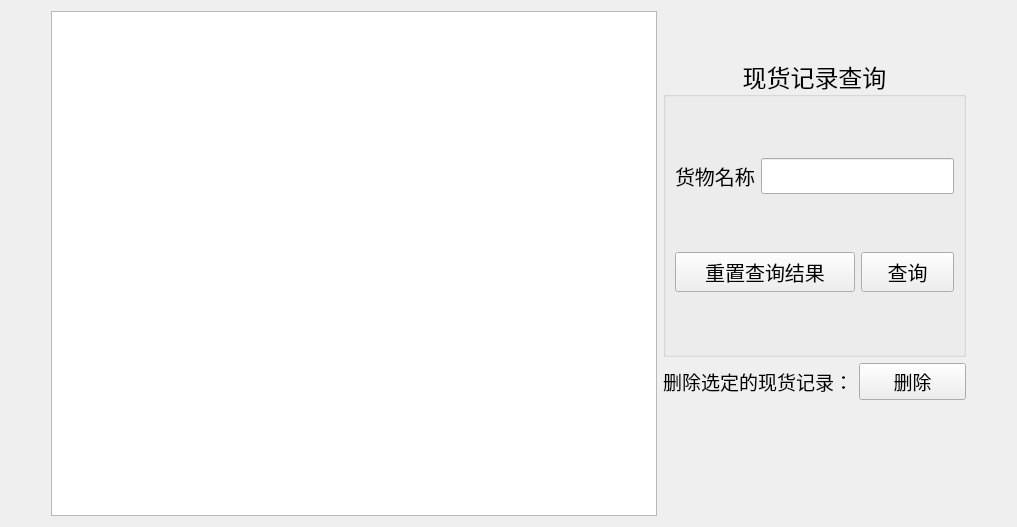
      <widget class="QWidget" name="stock">
       <layout class="QGridLayout" name="gridLayout_5">
        <item row="0" column="1" rowspan="4">
         <widget class="QTableView" name="tableView_stock">
          <property name="sizePolicy">
           <sizepolicy hsizetype="Expanding" vsizetype="Preferred">
            <horstretch>0</horstretch>
            <verstretch>0</verstretch>
           </sizepolicy>
          </property>
          <property name="minimumSize">
           <size>
            <width>606</width>
            <height>0</height>
           </size>
          </property>
          <property name="maximumSize">
           <size>
            <width>650</width>
            <height>16777215</height>
           </size>
          </property>
          <property name="contextMenuPolicy">
           <enum>Qt::DefaultContextMenu</enum>
          </property>
          <property name="layoutDirection">
           <enum>Qt::LeftToRight</enum>
          </property>
          <attribute name="verticalHeaderVisible">
           <bool>false</bool>
          </attribute>
         </widget>
        </item>
        <item row="3" column="3">
         <spacer name="verticalSpacer">
          <property name="orientation">
           <enum>Qt::Vertical</enum>
          </property>
          <property name="sizeHint" stdset="0">
           <size>
            <width>20</width>
            <height>110</height>
           </size>
          </property>
         </spacer>
        </item>
        <item row="2" column="4">
         <widget class="QPushButton" name="pushButton_10">
          <property name="font">
           <font>
            <family>楷体</family>
            <pointsize>14</pointsize>
           </font>
          </property>
          <property name="text">
           <string>删除</string>
          </property>
         </widget>
        </item>
        <item row="1" column="0">
         <spacer name="horizontalSpacer_7">
          <property name="orientation">
           <enum>Qt::Horizontal</enum>
          </property>
          <property name="sizeHint" stdset="0">
           <size>
            <width>40</width>
            <height>20</height>
           </size>
          </property>
         </spacer>
        </item>
        <item row="2" column="3">
         <widget class="QLabel" name="label_9">
          <property name="font">
           <font>
            <family>楷体</family>
            <pointsize>14</pointsize>
           </font>
          </property>
          <property name="text">
           <string>删除选定的现货记录：</string>
          </property>
         </widget>
        </item>
        <item row="0" column="3">
         <spacer name="verticalSpacer_2">
          <property name="orientation">
           <enum>Qt::Vertical</enum>
          </property>
          <property name="sizeHint" stdset="0">
           <size>
            <width>20</width>
            <height>40</height>
           </size>
          </property>
         </spacer>
        </item>
        <item row="1" column="3" colspan="2">
         <widget class="QGroupBox" name="groupBox">
          <property name="sizePolicy">
           <sizepolicy hsizetype="Minimum" vsizetype="Preferred">
            <horstretch>0</horstretch>
            <verstretch>0</verstretch>
           </sizepolicy>
          </property>
          <property name="minimumSize">
           <size>
            <width>300</width>
            <height>300</height>
           </size>
          </property>
          <property name="font">
           <font>
            <family>黑体</family>
            <pointsize>18</pointsize>
           </font>
          </property>
          <property name="title">
           <string>现货记录查询</string>
          </property>
          <property name="alignment">
           <set>Qt::AlignCenter</set>
          </property>
          <layout class="QGridLayout" name="gridLayout_3">
           <item row="0" column="0">
            <widget class="QLabel" name="label_12">
             <property name="font">
              <font>
               <family>楷体</family>
               <pointsize>15</pointsize>
              </font>
             </property>
             <property name="text">
              <string>货物名称</string>
             </property>
            </widget>
           </item>
           <item row="1" column="2">
            <widget class="QPushButton" name="pushButton_6">
             <property name="sizePolicy">
              <sizepolicy hsizetype="Minimum" vsizetype="Minimum">
               <horstretch>0</horstretch>
               <verstretch>0</verstretch>
              </sizepolicy>
             </property>
             <property name="minimumSize">
              <size>
               <width>0</width>
               <height>40</height>
              </size>
             </property>
             <property name="font">
              <font>
               <family>楷体</family>
               <pointsize>15</pointsize>
              </font>
             </property>
             <property name="text">
              <string>查询</string>
             </property>
            </widget>
           </item>
           <item row="0" column="1" colspan="2">
            <widget class="QLineEdit" name="nameEdit_stock">
             <property name="font">
              <font>
               <family>楷体</family>
               <pointsize>15</pointsize>
              </font>
             </property>
            </widget>
           </item>
           <item row="1" column="0" colspan="2">
            <widget class="QPushButton" name="pushButton_4">
             <property name="sizePolicy">
              <sizepolicy hsizetype="Expanding" vsizetype="Fixed">
               <horstretch>0</horstretch>
               <verstretch>0</verstretch>
              </sizepolicy>
             </property>
             <property name="minimumSize">
              <size>
               <width>0</width>
               <height>40</height>
              </size>
             </property>
             <property name="font">
              <font>
               <family>楷体</family>
               <pointsize>15</pointsize>
              </font>
             </property>
             <property name="text">
              <string>重置查询结果</string>
             </property>
            </widget>
           </item>
          </layout>
         </widget>
        </item>
        <item row="1" column="5">
         <spacer name="horizontalSpacer_8">
          <property name="orientation">
           <enum>Qt::Horizontal</enum>
          </property>
          <property name="sizeHint" stdset="0">
           <size>
            <width>40</width>
            <height>20</height>
           </size>
          </property>
         </spacer>
        </item>
       </layout>
      </widget>
